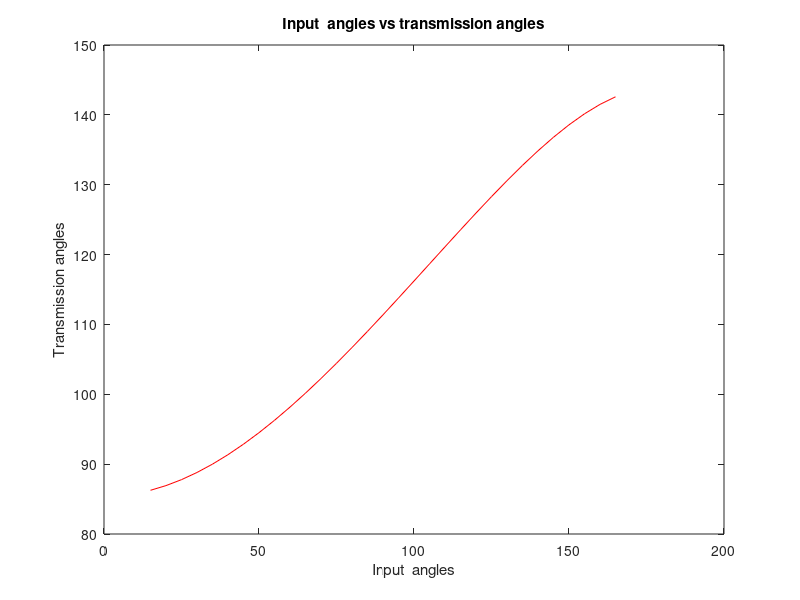

Write the MATLAB code that produced this figure.
%------------------------main--------------------------%
function lab1
    %----------- Quiz (a) ---------
    theta2 = get_precision_angles(15,165,3);
    %----------- Quiz (b) ---------
    %theta2  = get_precision_angles(15,165,5);
    theta2 = arrayfun(@(val) rad2deg(val), theta2);
    theta4 = get_theta_4(theta2);
    link_ratios = get_link_ratios(theta2, theta4);
    [a,b,c,d] = get_link_lengths(link_ratios);
    disp(["Crank: ",a]);
    disp(["Coupler: ",b]);
    disp(["Follower: ",c]);
    disp(["Fixed Link: ",d]);
    transmission_angles = get_transmission_angles(a,b,c,d,15,165,5);
    % commenting  on the transmission angles
    if (all(transmission_angles >= 40)) || (all(transmission_angles <= 140))
        disp("All the transmission angles guarantee a smooth rotation");
    else
        disp("Some transmission angles do not guarantee a smooth rotation");
    end
    input_angles = 15:5:165;
    figure;
    plot(input_angles,transmission_angles,'r');
    xlabel("Input  angles");
    ylabel("Transmission angles");
    title("Input  angles vs transmission angles");
end
%------------Body------------------%
function precision_angles = get_precision_angles(l_limit, u_limit, n_angles)
    % uses chebyshev's spacing to find the precision angles
    
    l_limit = deg2rad(l_limit);
    u_limit = deg2rad(u_limit);
    precision_angles = zeros(1, n_angles);
    for i = 1:n_angles
        precision_angles(i) = ((1/2)*(l_limit + u_limit))-((1/2)*(u_limit-l_limit)*cos((pi * (2*i - 1))/(2*n_angles)));
    end
end
function theta_4 = get_theta_4(theta_2)
    % using the given output function, this function computes the output
    % angles from the given input angles
    theta_4 = zeros(1,length(theta_2));
    j = 1;
    for angle2 = theta_2
        theta_4(j) = 65 + 0.43*angle2;
        j = j + 1;
    end
end
function link_ratios  = get_link_ratios(theta2, theta4)
   % using the freudensteins method, this method computes the link ratios
   if(length(theta4) ~= length(theta2))
       disp("Matrices' lengths not equal");
       quit(1);
   end
   A = [];
   b = [];
   for i = 1:length(theta2)
       temp1 = [(cosd(theta4(i))) (-1 * (cosd(theta2(i)))) (1)];
       temp2 = cosd(theta2(i)-theta4(i));
       A = [A; temp1];
       b = [b; temp2];
   end
   disp(A);
   disp("------------");
   disp(b);
   link_ratios = A\b;% backstroke uses the least squares method
end
function [a,b,c,d] = get_link_lengths(link_ratios)
    d = 410;
    a = d/link_ratios(1);
    c = d/link_ratios(2);
    b = sqrt(a^2  + c^2 + d^2 -(link_ratios(3) * 2 * a * c));
end
function transmission_angles = get_transmission_angles(a,b,c,d,lower_limit, upper_limit, steps)
    transmission_angles = zeros(1, ((165-15)/5));
    j = 1;
    for i = lower_limit:steps:upper_limit
        m = acosd(((b^2 + c^2) - (a^2 + d^2) + (2 * a * d * cosd(i))) / (2 * b * c));
        transmission_angles(j) = m;
        j = j + 1;
    end
end


